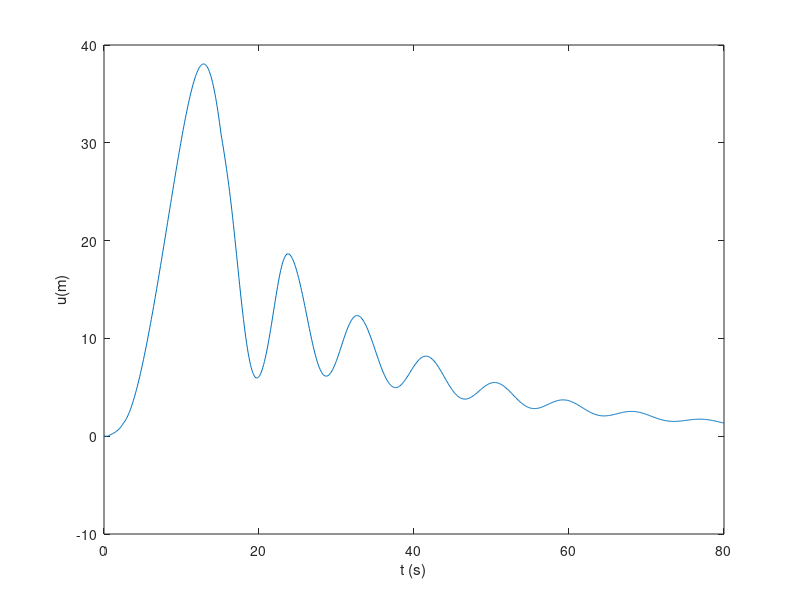
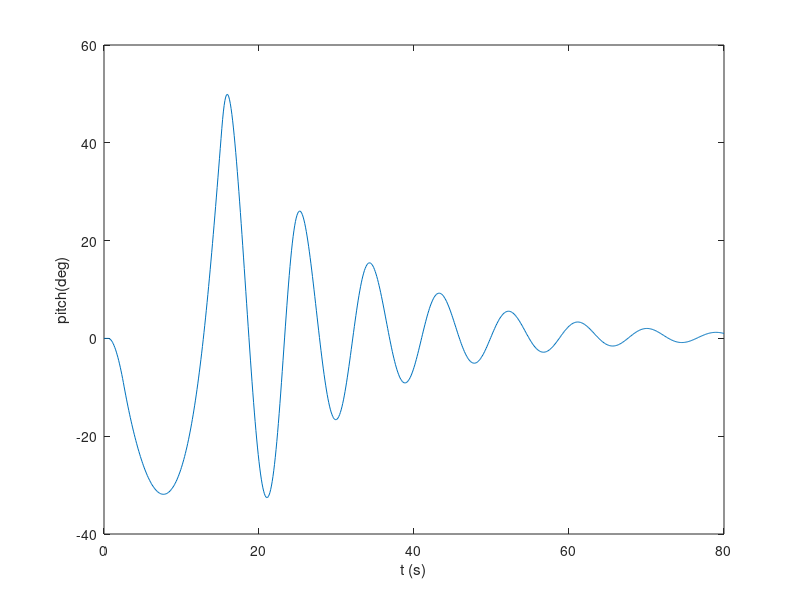
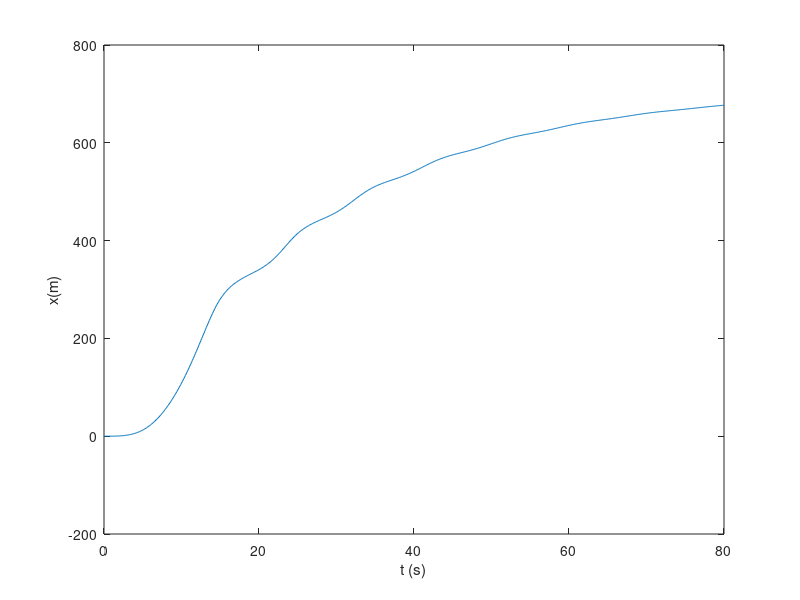
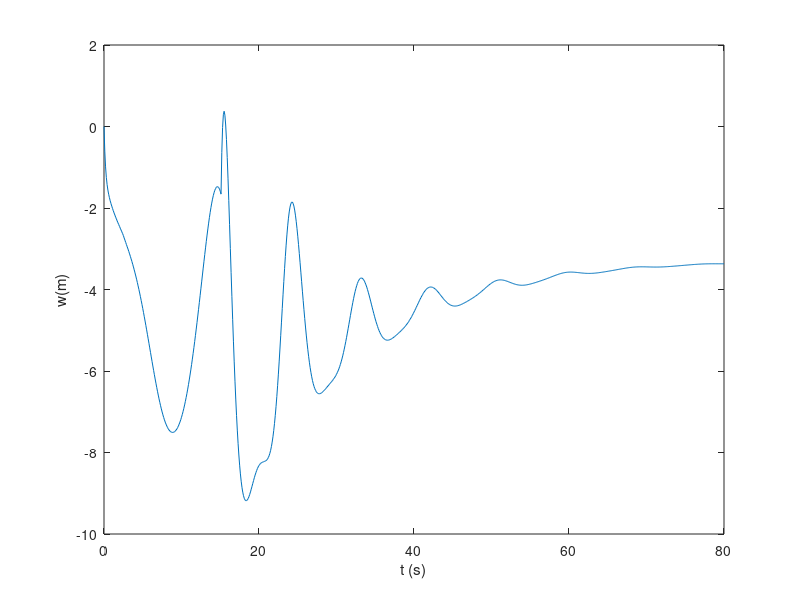

Write the MATLAB code that produced these figures, in order. (Note: this script raises an error after producing the figures.)
%SIMULATION OF A CYCLIC PITCH INPUT THETA_C=1 DEG GIVEN FROM HOVER 
%0.5 SEC<T<1 SEC. Now from the 15th second a P controller becomes active 
clear
%INITIAL DATA HELICOPTER
g=9.81;	
Cl_alpha = 5.7; %NACA 0012
sigma = .075;	%blade solidity	
gamma = 6;
CdS = 1.5;
m = 2200;
rho = 1.225;
vtip = 200;
R = 7.32;
Myy = 10615;
h_rotor = 1;
A = pi*R^2;
tau = .1;		%time constant in dynamics inflow!!!
collect(1) = 6*pi/180;
longit(1) = 0*pi/180;

DL = m*g/A ;

DL_tab = [DL*0.7 DL*0.8 DL*0.9 DL DL*1.1 DL*1.2 DL*1.3; ...
    DL DL DL DL DL DL DL; DL DL DL DL DL DL DL; ...
    DL DL DL DL DL DL DL] ;

vtip_tab = [vtip vtip vtip vtip vtip vtip vtip; ...
    vtip*0.7 vtip*0.8 vtip*0.9 vtip vtip*1.1 vtip*1.2 vtip*1.3; ...
    vtip vtip vtip vtip vtip vtip vtip; vtip vtip vtip vtip vtip vtip vtip];

sigma_tab = [sigma sigma sigma sigma sigma sigma sigma; ...
    sigma sigma sigma sigma sigma sigma sigma; ...
    sigma*0.7 sigma*0.8 sigma*0.9 sigma sigma*1.1 sigma*1.2 sigma*1.3; ...
    sigma sigma sigma sigma sigma sigma sigma] ;

gamma_tab = [gamma gamma gamma gamma gamma gamma gamma; 
    gamma gamma gamma gamma gamma gamma gamma; ...
    gamma gamma gamma gamma gamma gamma gamma;
    gamma*0.7 gamma*0.8 gamma*0.9 gamma gamma*1.1 gamma*1.2 gamma*1.3] ;

delta_theta_pk_tab = zeros(4,7);
delta_theta_min_tab = zeros(4,7);
q_pk_tab = zeros(4,7);
thetapk_qpk_tab = zeros(4,7);

rows = size(q_pk_tab);
columns = size(q_pk_tab);


for j=1: rows(1)
    
    for k=1: columns(2)
    %initial values;
    t0=0;
    u0=0;
    w0=0;
    q0=0;
    pitch0=0*pi/180;
    x0=0;
    labi0=sqrt(DL_tab(j,k)/(2*rho))/vtip_tab(j,k);
    Omega = vtip_tab(j,k) /(R);
    
    t(1)=t0;
    u(1)=u0;
    w(1)=w0;
    q(1)=q0;
    pitch(1)=pitch0;
    x(1)=x0;
    labi(1)=labi0;
    z(1)=0;

    %INTEGRATION 
    aantal=800;
    teind=80;
    stap=(teind-t0)/aantal;

    for i=1:aantal 
       if t(i)>=0.5 & t(i)<=2.5 longit(i)=2.5*pi/180;
       else longit(i)=0*pi/180;
       end

       if t(i)>=15 longitgrd(i)=.25*pitch(i)*180/pi;%Pcontroller uses longit in deg
           longit(i)=longitgrd(i)*pi/180;	%in rad
       end    
       %longit(i)=longitgrd(i)*pi/180;	%in rad

    %NO LAW FOR COLLECTIVE

    c(i)=u(i)*sin(pitch(i))-w(i)*cos(pitch(i));
    h(i)=-z(i);
    collect(i)=collect(1);

    %Defining the differential equations

    %defining the nondimensional notations
    qdiml(i)=q(i)/Omega;
    vdiml(i)=sqrt(u(i)^2+w(i)^2)/vtip_tab(j,k);
    if u(i)==0 	if w(i)>0 	phi(i)=pi/2;
            else phi(i)=-pi/2;end
    else
    phi(i)=atan(w(i)/u(i));
    end
    if u(i)<0
    phi(i)=phi(i)+pi;
    end
    alfc(i)=longit(i)-phi(i);

    mu(i)=vdiml(i)*cos(alfc(i));
    labc(i)=vdiml(i)*sin(alfc(i));

    %a1 Flapping calculi
    teller(i)=-16/gamma_tab(j,k)*qdiml(i)+8/3*mu(i)*collect(i)-2*mu(i)*(labc(i)+labi(i));
    a1(i)=teller(i)/(1-.5*mu(i)^2);

    %the thrust coefficient
    ctelem(i)=Cl_alpha*sigma_tab(j,k)/4*(2/3*collect(i)*(1+1.5*mu(i)^2)-(labc(i)+labi(i)));
    %Thrust coefficient from Glauert
    alfd(i)=alfc(i)-a1(i);
    ctglau(i)=2*labi(i)*sqrt((vdiml(i)*cos(alfd(i)))^2+(vdiml(i)*...
    sin(alfd(i))+labi(i))^2);

    %Equations of motion
    labidot(i)=ctelem(i); 
    thrust(i)=labidot(i)*rho*vtip_tab(j,k)^2*A;
    helling(i)=longit(i)-a1(i);
    vv(i)=vdiml(i)*vtip_tab(j,k); 		%it is 1/sqrt(u^2+w^2)

    udot(i)=-g*sin(pitch(i))-CdS/m*.5*rho*u(i)*vv(i)+...
    thrust(i)/m*sin(helling(i))-q(i)*w(i);

    wdot(i)=g*cos(pitch(i))-CdS/m*.5*rho*w(i)*vv(i)-...
    thrust(i)/m*cos(helling(i))+q(i)*u(i);

    qdot(i)=-thrust(i)*h_rotor/Myy*sin(helling(i));

    pitchdot(i)=q(i);

    xdot(i)=u(i)*cos(pitch(i))+w(i)*sin(pitch(i));

    zdot(i)=-c(i);

    labidot(i)=(ctelem(i)-ctglau(i))/tau;
    %corrdot(i)=uwens-u(i);
    %corrcdot(i)=cwens(i)-c(i);

    u(i+1)=u(i)+stap*udot(i);
    w(i+1)=w(i)+stap*wdot(i);
    q(i+1)=q(i)+stap*qdot(i);
    pitch(i+1)=pitch(i)+stap*pitchdot(i);
    x(i+1)=x(i)+stap*xdot(i);
    labi(i+1)=labi(i)+stap*labidot(i);
    z(i+1)=z(i)+stap*zdot(i);
    t(i+1)=t(i)+stap;
    end 

    figure(1)
    plot(t,u),xlabel('t (s)'),ylabel('u(m)')
    figure(2)
    plot(t,pitch*180/pi),xlabel('t (s)'),ylabel('pitch(deg)')
    figure(3)
    plot(t,x),xlabel('t (s)'),ylabel('x(m)')
    figure(4)
    plot(t,w),xlabel('t (s)'),ylabel('w(m)')
    figure(5)
    plot(t,q*180/pi),xlabel('t (s)'),ylabel('q(m)')
    figure(6)
    plot(t,labi),xlabel('t (s)'),ylabel('labi(-)')
    figure(7)
    plot(t,-z),xlabel('t (s)'),ylabel('h(m)')
    figure(8)
    plot(t(1:800),longit*180/pi),xlabel('t (s)'),ylabel('longit grd')

    S1 = stepinfo(pitch*180/pi,t);
    S2 = stepinfo(q*180/pi,t);

    q_pk_tab(j,k) = S2.SettlingMax ;
    delta_theta_pk_tab(j,k) = S1.SettlingMax ;
    thetapk_qpk_tab(j,k) = S1.SettlingMax / S2.SettlingMax ;
    
    q_test = -100;
    for s=1: length(q)
        if q(s)*180/pi == q_pk_tab(j,k)
            q_test = q(s);
        end
        if q(s) < 0.9*q_test
            delta_theta_min_tab(j,k) = pitch(s)*180/pi;
            break
        end
    end
%     disp(q_pk_tab(j,k))
%     disp(q_test*180/pi)
%     disp(delta_theta_pk_tab(j,k))
%     disp(delta_theta_min_tab(j,k))
%     pause
    end
end
